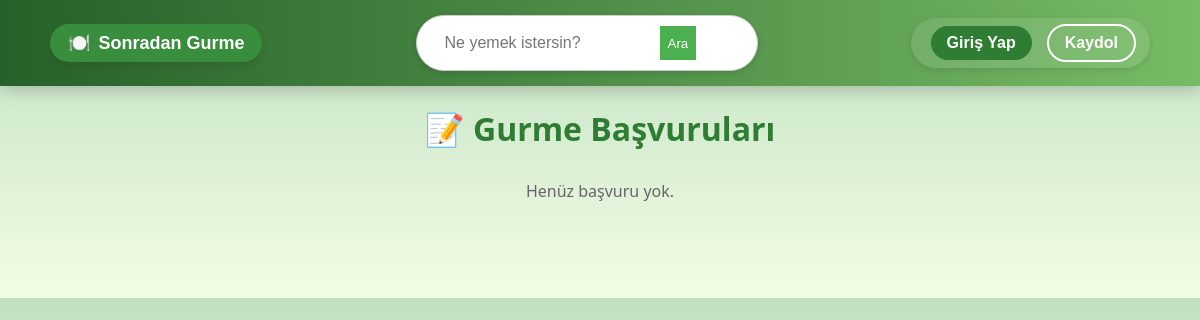
The app's page /sgapp/basvuru-inceleme/, older data.
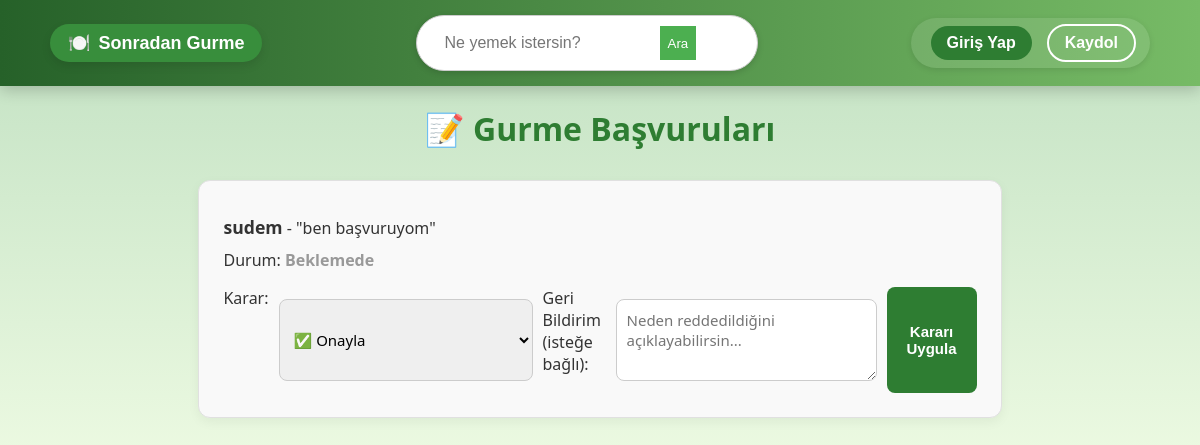
The same page, newer data.
### sgapp/models.py (models this page shows, shortened)
class Application(models.Model):
    user = models.ForeignKey(User, on_delete=models.CASCADE)
    message = models.TextField()
    status = models.CharField(max_length=20, choices=[
        ('pending', 'Beklemede'),
        ('approved', 'Onaylandı'),
        ('rejected', 'Reddedildi'),
    ], default='pending')

class User(AbstractUser):
    ROLE_CHOICES = (
        ('normal', 'Normal Kullanıcı'),
        ('gurme', 'Gurme'),
        ('moderator', 'Moderatör'),
    )
    role = models.CharField(max_length=10, choices=ROLE_CHOICES, default='normal')
    bio = models.TextField(blank=True)
    profile_picture = models.ImageField(upload_to='profiles/', null=True, blank=True)
    favorite_dish = models.CharField(max_length=100, blank=True, null=True)

### sgapp/views.py (the view)
# urls.py: path('basvuru-inceleme/', views.basvuru_inceleme_view, name='basvuru_inceleme'),
def basvuru_inceleme_view(request):
    basvurular = Application.objects.filter(status='pending')
    return render(request, 'basvuru_inceleme.html', {'basvurular': basvurular})

### sgapp/context_processors.py (called while the page is built, shortened)
def moderator_bildirimler(request):
    return {}

### templates/basvuru_inceleme.html (shortened to what this page needs)
{% extends "base.html" %}
{% block content %}
<div class="basvuru-container">
    <h2>📝 Gurme Başvuruları</h2>
    {% if basvurular %}
        {% for basvuru in basvurular %}
            <div class="basvuru-karti">
                <p><strong>{{ basvuru.user.username }}</strong> - "{{ basvuru.message }}"</p>
                <p>Durum: <span class="status-{{ basvuru.status }}">{{ basvuru.get_status_display }}</span></p>
                <form method="post" action="{% url 'basvuru_karar_ver' basvuru.id %}" class="butonlar">
                    <label>Karar:</label>
                    <select name="karar" required>
                        <option value="approved">✅ Onayla</option>
                    </select>
                    <label>Geri Bildirim (isteğe bağlı):</label>
                    <textarea name="feedback" rows="3" placeholder="Neden reddedildiğini açıklayabilirsin..."></textarea>
                    <button type="submit" class="karar-button onayla-button">Kararı Uygula</button>
                </form>
            </div>
        {% endfor %}
    {% else %}
        <p style="text-align:center; color:#666;">Henüz başvuru yok.</p>
    {% endif %}
</div>
{% endblock %}

Row changes from the older to the newer data that the page shows:
added Application: user.username "sudem", message "ben başvuruyom", status "Beklemede"
Text that changed along with them:
text no longer shown: "Henüz başvuru yok."
